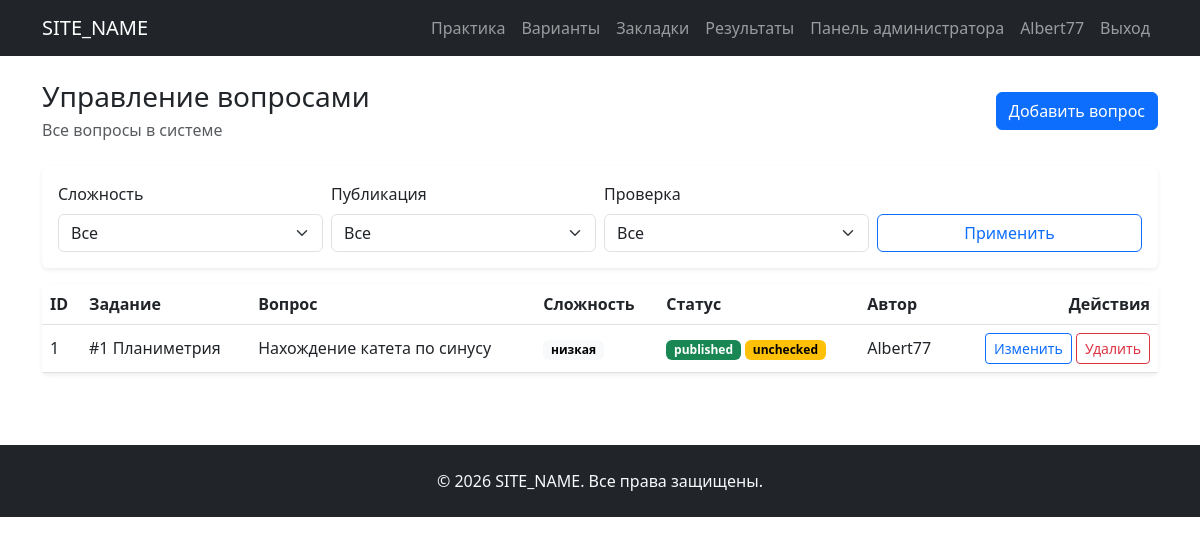
Page /admin/questions.php (signed in) on the committed database.
### tables this page shows
CREATE TABLE `ege_questions` (
  `id` int(11) NOT NULL,
  `task_type_id` int(11) NOT NULL,
  `topic_id` int(11) DEFAULT NULL,
  `subtopic_id` int(11) DEFAULT NULL,
  `title` varchar(255) NOT NULL,
  `body_html` longtext NOT NULL,
  `solution_html` longtext DEFAULT NULL,
  `marking_scheme_html` longtext DEFAULT NULL,
  `answer_text` varchar(255) DEFAULT NULL,
  `answer_type` enum('short','full') NOT NULL DEFAULT 'short',
  `max_score` tinyint(4) NOT NULL DEFAULT 1,
  `difficulty` enum('низкая','повышенная','высокая') NOT NULL DEFAULT 'низкая',
  `source` varchar(255) DEFAULT NULL,
  `source_name` varchar(255) DEFAULT NULL,
  `source_year` int(11) DEFAULT NULL,
  `source_month` varchar(50) DEFAULT NULL,
  `source_period` enum('demo','march','april','may','june','reserve','early','main','teacher','training','other') DEFAULT NULL,
  `source_variant_code` varchar(100) DEFAULT NULL,
  `source_task_number` int(11) DEFAULT NULL,
  `source_url` varchar(500) DEFAULT NULL,
  `source_external_id` varchar(100) DEFAULT NULL,
  `auto_check_enabled` tinyint(1) NOT NULL DEFAULT 1,
  `created_by` int(11) DEFAULT NULL,
  `is_published` tinyint(1) NOT NULL DEFAULT 1,
  `checked` tinyint(1) NOT NULL DEFAULT 0,
  `created_at` timestamp NULL DEFAULT current_timestamp(),
  `updated_at` timestamp NULL DEFAULT current_timestamp() ON UPDATE current_timestamp()
);

CREATE TABLE `ege_task_types` (
  `id` int(11) NOT NULL,
  `task_number` int(11) NOT NULL,
  `part_number` tinyint(4) NOT NULL DEFAULT 1,
  `title` varchar(255) NOT NULL,
  `difficulty_level` varchar(30) NOT NULL DEFAULT 'низкая',
  `answer_format` varchar(30) NOT NULL DEFAULT 'Краткий',
  `max_score` tinyint(4) NOT NULL DEFAULT 1,
  `content_area` varchar(255) DEFAULT NULL,
  `short_description` text DEFAULT NULL,
  `sort_order` int(11) NOT NULL DEFAULT 0,
  `is_active` tinyint(1) NOT NULL DEFAULT 1,
  `created_at` timestamp NULL DEFAULT current_timestamp()
);

CREATE TABLE `ege_users` (
  `id` int(11) NOT NULL,
  `email` varchar(190) NOT NULL,
  `password_hash` varchar(255) NOT NULL,
  `full_name` varchar(255) DEFAULT NULL,
  `role` enum('admin','teacher','student') NOT NULL DEFAULT 'student',
  `status` enum('active','blocked') NOT NULL DEFAULT 'active',
  `last_login_at` datetime DEFAULT NULL,
  `created_at` timestamp NULL DEFAULT current_timestamp(),
  `updated_at` timestamp NULL DEFAULT current_timestamp() ON UPDATE current_timestamp()
);

### authentication/auth.php (called while the page is built, shortened)
<?php
function get_user_role() {
    return $_SESSION['role'] ?? null;
}

### includes/functions.php (called while the page is built, shortened)
<?php
function e($value) {
	return htmlspecialchars((string)$value, ENT_QUOTES, 'UTF-8');
}

### admin/questions.php (the view, shortened to what this page needs)
<?php
require_once __DIR__ . '/../includes/functions.php';
require_once __DIR__ . '/../authentication/auth.php';
$currentRole = get_user_role();
$sql = "
	SELECT
		q.id,
		q.title,
		q.difficulty,
		q.is_published,
		q.checked,
		q.created_at,
		q.created_by,
		tt.task_number,
		tt.title AS task_title,
		u.full_name
	FROM ege_questions q
	JOIN ege_task_types tt ON tt.id = q.task_type_id
	LEFT JOIN ege_users u ON u.id = q.created_by
	WHERE 1=1
";
$sql .= " ORDER BY q.created_at DESC";
$stmt = $mysqli->prepare($sql);
$stmt->execute();
$result = $stmt->get_result();
require_once __DIR__ . '/../includes/header.php';
?>
<div class="d-flex justify-content-between align-items-center mb-4">
	<div>
		<h1 class="h3 mb-1">Управление вопросами</h1>
		<p class="text-muted mb-0"><?= $currentRole === 'admin' ? 'Все вопросы в системе' : 'Ваши вопросы' ?></p>
	</div>
	<a href="<?= SITE_URL ?>/admin/question-create.php" class="btn btn-primary">Добавить вопрос</a>
</div>
<div class="card border-0 shadow-sm mb-3">
	<div class="card-body">
		<form method="get" class="row g-2 align-items-end">
			<div class="col-md-3">
				<label class="form-label">Сложность</label>
				<select name="difficulty" class="form-select">
					<option value="">Все</option>
				</select>
			</div>
			<div class="col-md-3">
				<label class="form-label">Публикация</label>
				<select name="is_published" class="form-select">
					<option value="">Все</option>
				</select>
			</div>
			<div class="col-md-3">
				<label class="form-label">Проверка</label>
				<select name="checked" class="form-select">
					<option value="">Все</option>
				</select>
			</div>
			<div class="col-md-3 d-grid">
				<button class="btn btn-outline-primary" type="submit">Применить</button>
			</div>
		</form>
	</div>
</div>
<div class="card border-0 shadow-sm">
	<div class="table-responsive">
		<table class="table align-middle mb-0">
			<thead>
				<tr>
					<th>ID</th>
					<th>Задание</th>
					<th>Вопрос</th>
					<th>Сложность</th>
					<th>Статус</th>
					<?php if ($currentRole === 'admin'): ?>
						<th>Автор</th>
					<?php endif; ?>
					<th class="text-end">Действия</th>
				</tr>
			</thead>
			<tbody>
				<?php while ($row = $result->fetch_assoc()): ?>
					<tr>
						<td><?= e($row['id']) ?></td>
						<td>#<?= e($row['task_number']) ?> <?= e($row['task_title']) ?></td>
						<td><?= e($row['title']) ?></td>
						<td><span class="badge text-bg-light"><?= e($row['difficulty']) ?></span></td>
						<td>
							<?= (int)$row['is_published'] === 1 ? '<span class="badge text-bg-success">published</span>' : '<span class="badge text-bg-secondary">unpublished</span>' ?>
							<?= (int)$row['checked'] === 1 ? '<span class="badge text-bg-primary">checked</span>' : '<span class="badge text-bg-warning">unchecked</span>' ?>
						</td>
						<?php if ($currentRole === 'admin'): ?>
							<td><?= e($row['full_name'] ?: '—') ?></td>
						<?php endif; ?>
						<td class="text-end">
							<a class="btn btn-sm btn-outline-primary" href="<?= SITE_URL ?>/admin/question-edit.php?id=<?= (int)$row['id'] ?>">Изменить</a>
							<a class="btn btn-sm btn-outline-danger" href="<?= SITE_URL ?>/admin/question-delete.php?id=<?= (int)$row['id'] ?>">Удалить</a>
						</td>
					</tr>
				<?php endwhile; ?>
			</tbody>
		</table>
	</div>
</div>
<?php
require_once __DIR__ . '/../includes/footer.php';
?>

### rows in the picture
ege_questions: id "1", task_type.task_number "1", task_type.title "Планиметрия", title "Нахождение катета по синусу", difficulty "низкая", is_published "published", checked "unchecked", created_by.full_name "Albert77"

### other values in the picture
SITE_NAME "SITE_NAME"
get_user_name() "Albert77"
